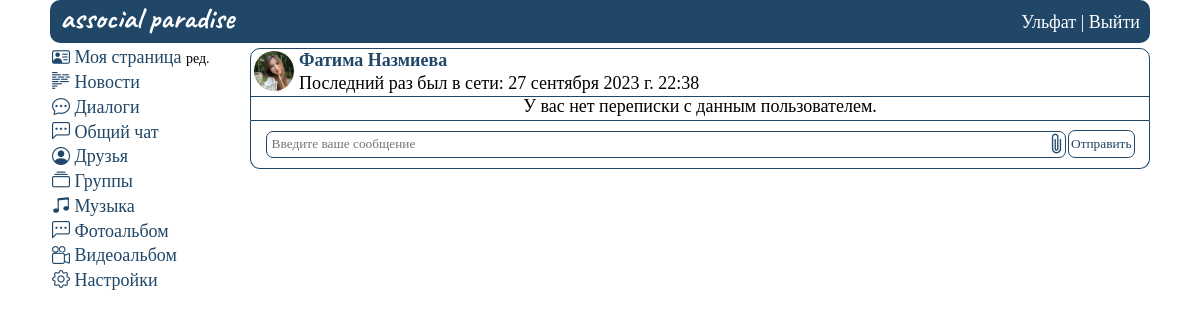
Page /dialogues/send3 (signed in) on the earlier database version.
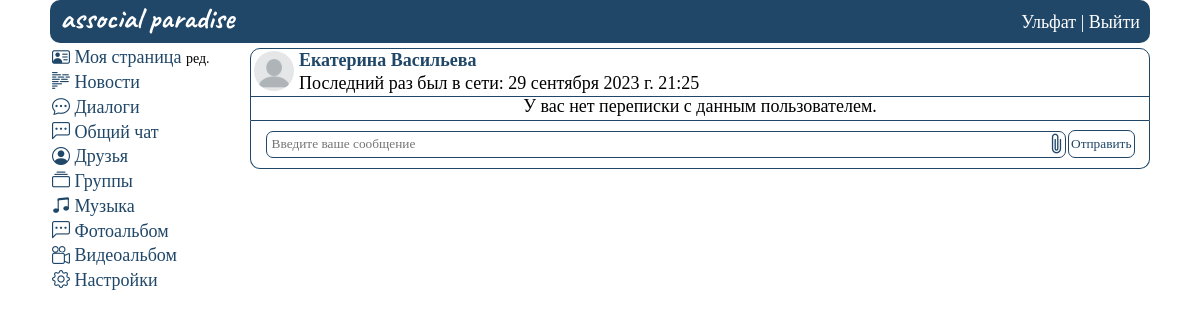
Same page on the later database version.
### mysite/models.py (models this page shows, shortened)
class UserProfile(models.Model):
    ciggar_choices = [
        ('p', 'Положительное'),
        ('n', 'Отрицательное'),
    ]
    alco_choices = [
        ('p', 'Положительное'),
        ('n', 'Отрицательное'),
    ]
    gender_choices = [
        ('m', 'Мужской'),
        ('w', 'Женский'),
    ]
    religion_choices = [
        ('chr', 'Христианство'),
        ('isl', 'Ислам'),
        ('ind', 'Индуизм'),
        ('bdm', 'Буддизм'),
        ('iud', 'Иудаизм'),
        ('atm', 'Атеизм'),
    ]
    user = models.OneToOneField(User, on_delete=models.CASCADE)
    avatar = models.ImageField(
        upload_to="mysite/static/images/personal_photos/", blank=True, verbose_name='Аватарка',
        default='mysite/static/images/icons/none_avatar.png')
    first_name = models.CharField(max_length=20, blank=True, null=True, verbose_name='Имя')
    last_name = models.CharField(max_length=20, blank=True, null=True, verbose_name='Фамилия')
    birthdate = models.DateField(blank=True, null=True, verbose_name='Дата рождения')
    gender = models.CharField(max_length=1, blank=True, null=True, choices=gender_choices, verbose_name='Пол')
    hometown = models.CharField(max_length=30, blank=True, null=True, verbose_name='Родной город')
    fav_music = models.CharField(max_length=30, blank=True, null=True, verbose_name='Любимая музыка')
    fav_movies = models.CharField(max_length=30, blank=True, null=True, verbose_name='Любимые фильмы')
    fav_quotes = models.CharField(max_length=30, blank=True, null=True, verbose_name='Любимые цитаты')
    ciggar = models.CharField(max_length=1, blank=True, null=True, choices=ciggar_choices,
                              verbose_name='Отношение к курению')
    alco = models.CharField(max_length=1, blank=True, null=True, choices=alco_choices,
                            verbose_name='Отношение к алкоголю')
    religion = models.CharField(max_length=3, blank=True, null=True, choices=religion_choices, verbose_name='Религия')
    about = models.TextField(max_length=150, blank=True, null=True, verbose_name='О себе')
    plink = models.CharField(max_length=10, blank=True, null=True, verbose_name='Короткая ссылка')
    telegram = models.CharField(max_length=30, blank=True, null=True, verbose_name='Telegram')
    instagram = models.CharField(max_length=30, blank=True, null=True, verbose_name='Instagram')
    email = models.EmailField(max_length=30, blank=True, null=True, verbose_name='Почта')
    phone = models.CharField(max_length=12, blank=True, null=True, verbose_name='Телефон')
    class Meta:
        verbose_name_plural = 'Информация о пользователях'

### mysite/views.py (the view, shortened to what this page needs)
# urls.py: path('dialogues/send<int:pk>', viewDialogues, name='viewDialogues'),
@login_required(login_url='home')
def viewDialogues(request, pk):
    clean_id = re.findall(r'\d+', request.path)  # Получение id пользователя
    userid = getAuthUser(request)
    personal_data = getUser(userid)
    form = DialogsForm()
    allDialogues = getAllMessages(userid)
    unread_messages = calculation_unread(allDialogues, userid)
    dialogues = Dialogs.objects.raw(
        f'select * from mysite_dialogs di join mysite_userprofile up on di.user_sender_id = up.user_id where di.user_sender_id = {clean_id[0]} and di.user_recipient_id = {userid} or di.user_sender_id = {userid} and di.user_recipient_id = {clean_id[0]} order by di.time_create desc')
    user_info = UserProfile.objects.raw(
        f'select * from mysite_userprofile up join auth_user au on au.id = up.user_id where up.user_id = {clean_id[0]}')
    try:
        dialogObj = HaveDialog.objects.get(user_sender_id=clean_id[0], user_recipient_id=userid,
                                           last_sender=clean_id[0])
        dialogObj.status_message = 1
        if dialogObj:
            dialogObj2 = HaveDialog.objects.get(user_sender_id=userid, user_recipient_id=clean_id[0],
                                                last_sender=clean_id[0])
            dialogObj2.status_message = 1
            dialogObj2.save()
        dialogObj.save()
    except:
        pass
    data = {
        'allDialogues': allDialogues,
        'unread_messages': unread_messages,
        'userid': userid,
        'dialogues': dialogues,
        'form': form,
        'user_info': user_info,
        'personal_data': personal_data
    }
    return render(request, 'viewDialogues.html', data)

### mysite/forms.py
class DialogsForm(ModelForm):
    class Meta:
        model = Dialogs
        fields = ['private_message', 'private_img']
        widgets = {
            "private_message": TextInput(attrs={
                'placeholder': 'Введите ваше сообщение',
                'autofocus': True,
            }),
            "private_img": FileInput(attrs={
                'style': 'display:none',
            })
        }

### mysite/views.py (called while the page is built)
def getAuthUser(request):
    return request.session.get('is_auth', False)

def getUser(userid):
    return UserProfile.objects.get(user_id=userid)

def calculation_unread(messages, userid):
    msg = 0
    for i in messages:
        if i.status_message == 0 and int(i.last_sender) != userid:
            msg += 1
    return msg

### mysite/templates/viewDialogues.html (shortened to what this page needs)
{%extends 'base.html'%}
{% load static %}
{%block content%}
    <div class="wrapper_users">
    {% include "header.html" %}
    <div class="rows_user">
        <div class="col1_user">
            {% include "menu.html" %}
        </div>
        <div class="col2_user">
            <div class="dialogs__content2">
                <div class="dialogs__items">
                    {% for row in user_info %}
                    <div class="user__info">
                        <div class="user__info__row">
                            <div class="user__name_photo">
                                <a href="{% url 'viewUser' row.id %}"><img src="{% static row.avatar|cut:'mysite/static' %}" class="img"></a>
                            </div>
                            <div class="user__name">
                                <div class="user__first_name">
                                    <a href="{% url 'viewUser' row.id %}">{{ row.first_name }} {{ row.last_name }}</a>
                                </div>
                                <div class="user__time">
                                    {% if row.last_login %}Последний раз был в сети: {{ row.last_login }} {% else %} Данный пользователь еще не появлялся в сети.{% endif %}
                                </div>
                            </div>
                        </div>
                    </div>
                    {% endfor %}
                    {% if dialogues %}
                    <div class="dialogs__item">
                    {% for item in dialogues %}
                        <div class="dialogs__info">
                            <div class="dialogs__image">
                                <a href="{% url 'viewUser' item.user_sender_id %}"><img class="img" src="{% static item.avatar|cut:'mysite/static' %}"></a>
                            </div>
                            <div class="dialogs__sender">
                                <a href="{% url 'viewUser' item.user_sender_id %}" class=''>{{ item.first_name }}</a><span class="dialogs__time">{{ item.time_create }}</span>
                                <div class="dialog__message">
                                    {{ item.private_message }}
                                    {% if item.private_img %}
                                    <div class="message__pic">
                                        <img src="{% static item.private_img|cut:'mysite/static' %}">
                                    </div>
                                    {% endif %}
                                </div>
                            </div>
                        </div>
                    {% endfor %}
                    </div>
                    {% else %}
                    <div class="none_dialogs">
                        <span>У вас нет переписки с данным пользователем.</span>
                    </div>
                    {% endif %}
                </div>
            </div>
            <div class="dialog_form">
                <form method="post" enctype="multipart/form-data">
                    <div class="flex_obj">
                      <div class="wall_form">
                        {{ form.private_message }}
                      </div>
                        <label for="id_private_img" class='clip_icon bi bi-paperclip' style='font-size: 1.5rem; color: #204768;'></label>
                        <div class="wall_form_button">
                            <button type="submit">Отправить</button>
                        </div>
                </form>
            </div>
        </div>
    </div>
{%endblock%}

Differences in the rows shown:
changed UserProfile: avatar: a different picture; first_name "Фатима" → "Екатерина"; last_name "Назмиева" → "Васильева"; last_login "27 сентября 2023 г. 22:38" → "29 сентября 2023 г. 21:25"
